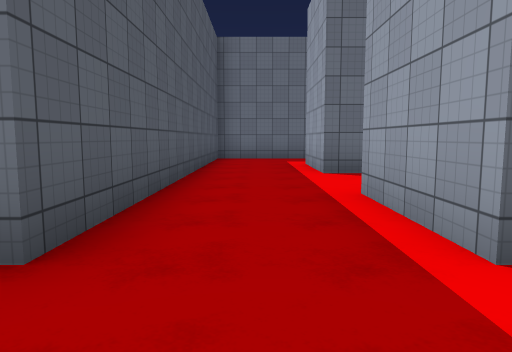
[1] (above)

24 first-person views from a walk through a 3-D level made in the Unity game engine. The camera is 1.3 m above the floor, tilts 6° down and sees 70° across. The floor is counted in squares, 2 m on a side. Each view is taken from the middle of a square. On the plan, view 1 faces up. The plan holds only what a view shows up to about 11 squares ahead; the rest is blank. The place goes on beyond the plan. The player character is not drawn. Surface patterns are stand-ins for the level's own textures.

[2]
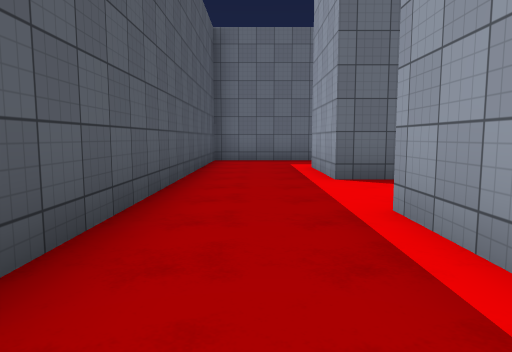

[3]
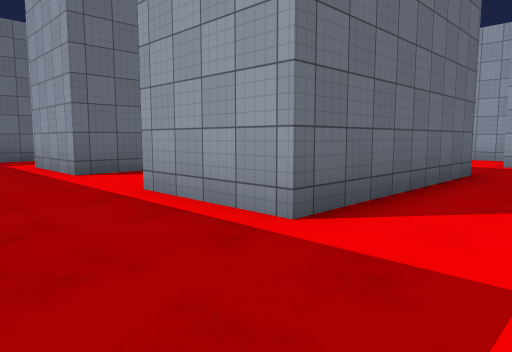

[4]
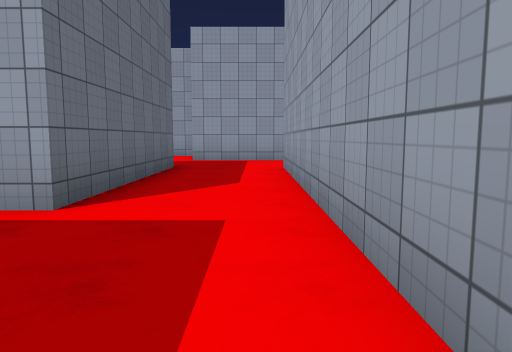

[5]
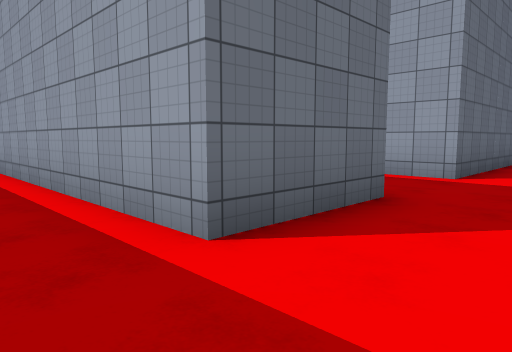

[6]
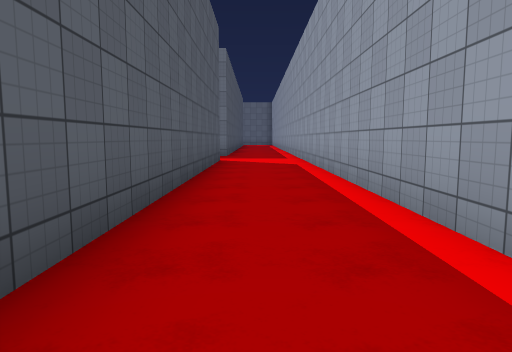

[7]
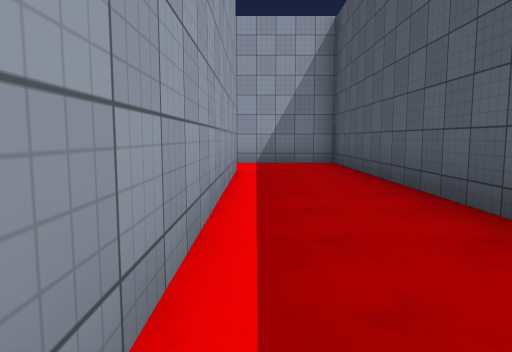

[8]
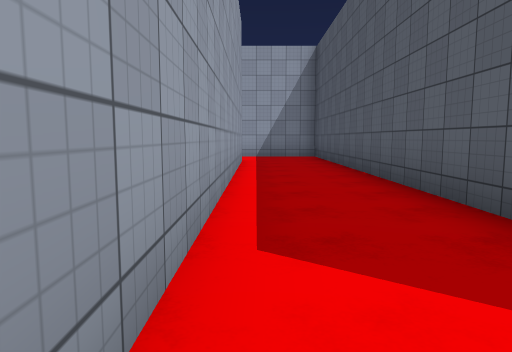

[9]
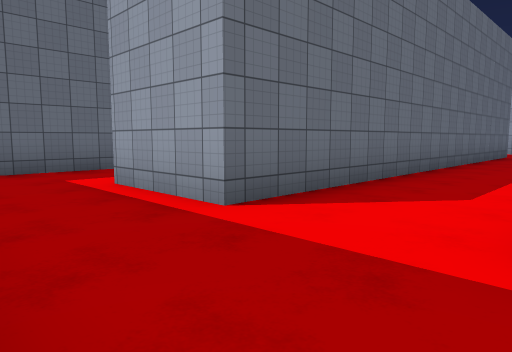

[10]
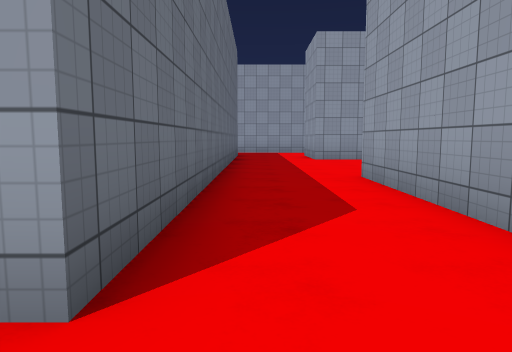

[11]
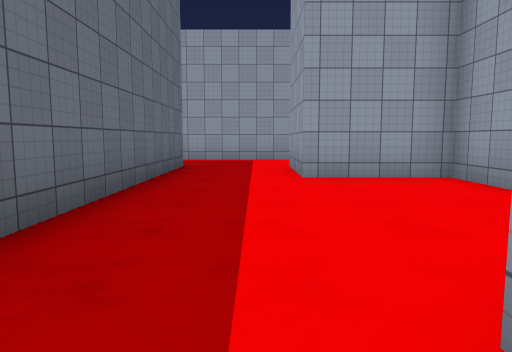

[12]
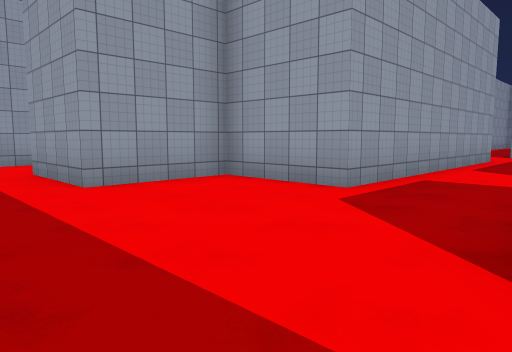

[13]
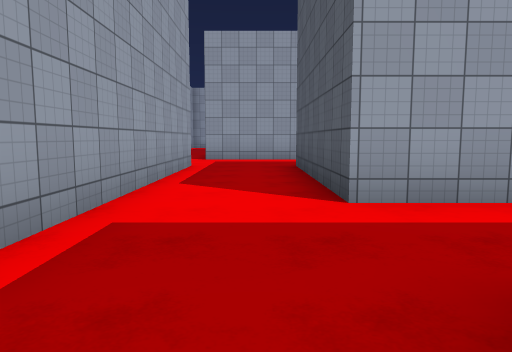

[14]
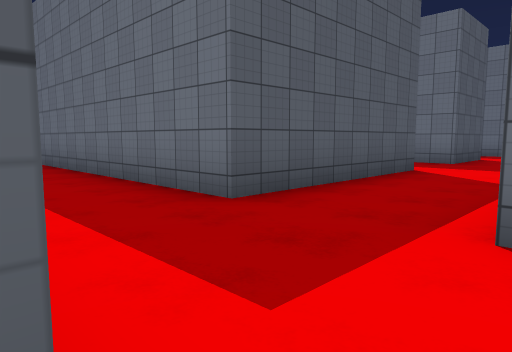

[15]
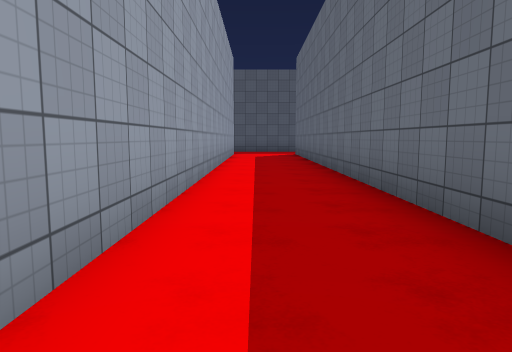

[16]
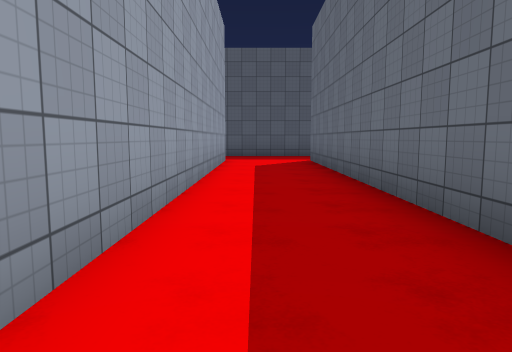

[17]
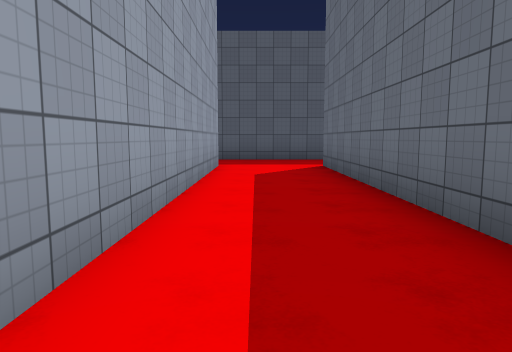

[18]
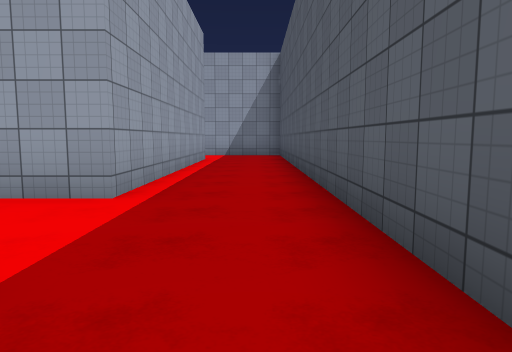

[19]
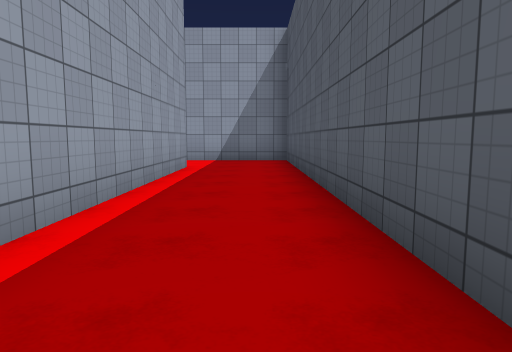

[20]
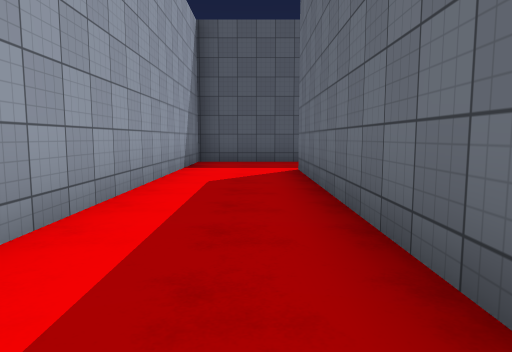

[21]
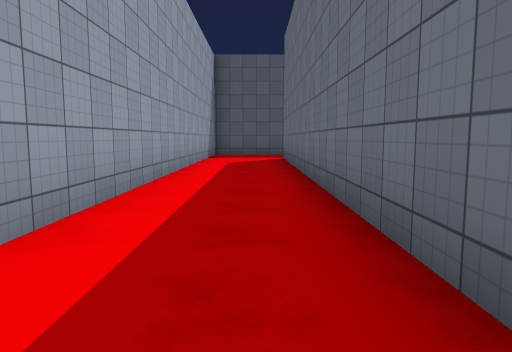

[22]
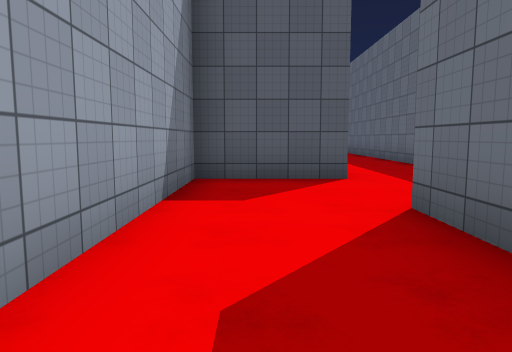

[23]
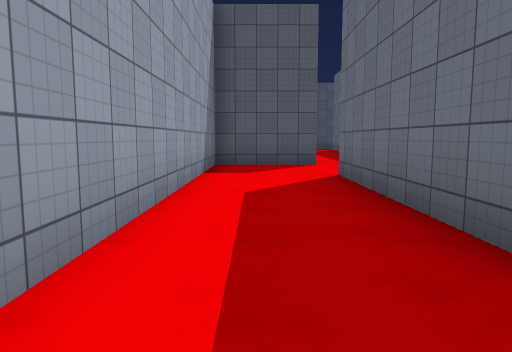

[24]
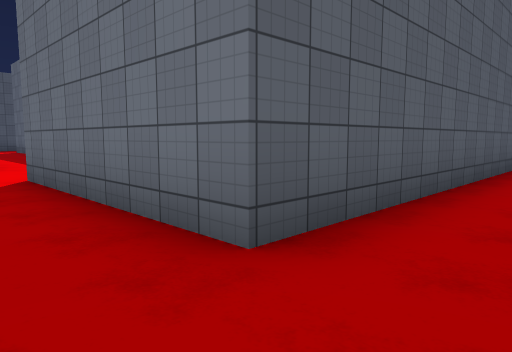

### Floor plan
Points are (right, up) in squares from view 1. A wall is a line through its corners. A room is listed if a view was taken in it or the views show most of it. See-through windows are left out.
Room 1 (views 1, 2, 3, 9, 10)
walls: (1.2, 6.7) (1.2, 9.1); (1.2, 1.8) (1.2, 4.2); (1.4, 11.5) (-1.2, 11.5) (-1.2, 1.8); (-1.2, -0.6) (0.5, -0.6)
ways out: opening at (-2.5, 0.5) to room 2; opening at (2, 5.5) to room 3; opening at (1.5, 0.5) to room 4; opening at (2, 10.5) to room 4
Room 2 (views 4, 5, 6, 7, 8)
walls: (-1.2, 1.8) (-3.6, 1.8) (-3.6, 12.1); (-6, 11.4) (-6, -0.6) (-3.4, -0.6)
ways out: opening at (-2.5, 0.5) to room 1
Room 3 (views 11, 12, 13)
walls: (8.5, 1.8) (10.9, 1.8) (10.9, 4.2); (10.4, 6.7) (1.2, 6.7); (2.4, 4.2) (6.1, 4.2) (6.1, 1.8)
ways out: opening at (2, 5.5) to room 1; opening at (7.5, 2) to room 4; opening at (11, 5.5) to room 4
Room 4 (views 14, 15, 16, 17, 18, 19, 20, 21, 22, 23, 24)
walls: (8.5, -5.5) (8.5, 1.8); (15.8, 3.6) (15.8, 7.2); (8.5, -10.5) (8.5, -17.6) (3.6, -17.6); (10.9, 4.2) (13.4, 4.2); (6.1, 1.8) (1.2, 1.8); (13.4, 6.7) (10.4, 6.7); (0.5, -0.6) (6.1, -0.6) (6.1, -5.4) (-8.5, -5.4); (1.9, -15.1) (-8.5, -15.1) (-8.5, -7.9) (8.5, -7.9); (1.2, -17.5) (1.2, -20) (8.8, -20); (2.4, 11.5) (1.4, 11.5); (-10.9, -4.9) (-10.9, -17.6) (0.9, -17.6)
ways out: opening at (1.5, 0.5) to room 1; opening at (2, 10.5) to room 1; opening at (7.5, 2) to room 3; opening at (11, 5.5) to room 3

Where each view was taken, in squares from view 1:
view 1: 0 up, 0 right, facing up
view 2: 1 up, 0 right, facing up
view 3: 0 up, 1 left, facing up-right
view 4: 0 up, 2 left, facing right
view 5: 0 up, 5 left, facing up-right
view 6: 1 up, 5 left, facing up
view 7: 9 up, 4 left, facing down
view 8: 12 up, 4 left, facing down
view 9: 4 up, 1 left, facing up-right
view 10: 6 up, 0 right, facing right
view 11: 5 up, 5 right, facing right
view 12: 6 up, 6 right, facing down-right
view 13: 3 up, 7 right, facing down
view 14: 8 down, 9 right, facing up-left
view 15: 7 down, 6 right, facing left
view 16: 7 down, 2 right, facing left
view 17: 7 down, 0 right, facing left
view 18: 4 down, 10 left, facing down
view 19: 7 down, 10 left, facing down
view 20: 16 down, 1 left, facing left
view 21: 16 down, 3 right, facing left
view 22: 19 down, 7 right, facing left
view 23: 19 down, 10 right, facing left
view 24: 19 down, 10 right, facing up-left
